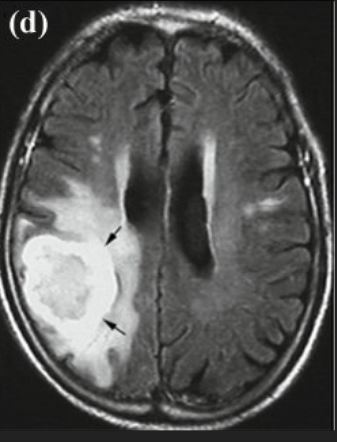
%> input picture headct2.JPG, 337 x 442 px
$ octave butterworthLPF.m   (GNU Octave 9; MATLAB toolbox functions it lacks are replaced by stand-ins)
%> lines starting %> are read from the running program, lines starting %| are printed output that depends on the picture
clear;
clc;

%image import
figure(1)
obj = imread('headct2.jpg');
%> obj is the input picture: size 442x337x3 uint8; mean R, G, B 86.9, 87.2, 85.8
mri = rgb2gray(obj);

% Saving the size of the mri in pixels-
% M : no of rows (height of the image) N : no of columns (width of the image)
[M, N] = size(mri);
%> M = 442; N = 337

% Getting Fourier Transform of the mri
FT_img = fft2(double(mri));

% assign order
n1 = 2;

% Assign Cut-off Frequency
D0a = 20;

% Designing filter
u1 = 0:(M-1);
%> u1 = 442 values from 0 to 441
v1 = 0:(N-1);
%> v1 = 337 values from 0 to 336
idx = find(u1 > M/2);
%> idx = 220 values from 223 to 442
u1(idx) = u1(idx) - M;
idy = find(v1 > N/2);
%> idy = 168 values from 170 to 337
v1(idy) = v1(idy) - N;

% meshgrid(v, u) returns 2D grid which contains the coordinates of vectors
% v and u. Matrix V with each row is a copy of v
% and matrix U with each column is a copy of u
[V1, U1] = meshgrid(v1, u1);

% Calculating Euclidean Distance
Da = sqrt(U1.^2 + V1.^2);

% determining the filtering mask
Ha = 1./(1 + (Da./D0a).^(2*n1));

% Convolution between the Fourier Transformed
% image and the mask
Ga = Ha.*FT_img;

% Getting the resultant image by Inverse Fourier Transform
output_image1 = real(ifft2(double(Ga)));
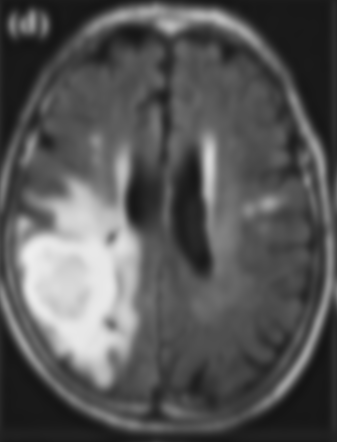
%> output_image1: size 442x337 double; min 20.15, max 238.6, mean 87

% Displaying Input Image and Output Image
subplot(1, 2, 1), imshow(mri),
subplot(1, 2, 2), imshow(output_image1, [ ]);
[centersblpf,radiiblpf, strengthsblpf] = imfindcircles(output_image1,[20,50], 'ObjectPolarity', 'bright','Sensitivity',0.7); %find bright obj in dark background.
%> centersblpf = [46.81 263.8; 107.5 253.1; 62.88 291.6; 28.92 20.4]; radiiblpf = [26.77; 32.8; 34.57; 24.22]; strengthsblpf = [0.505; 0.331; 0.243; 0.132]
hblpf = viscircles(centersblpf,radiiblpf);
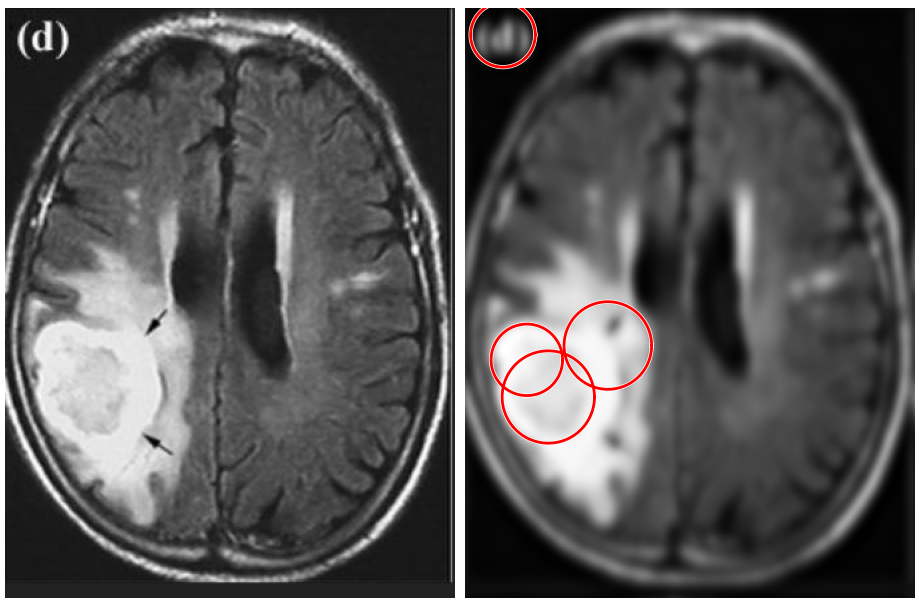
%> figure redrawn from the program's plot data, 2 panels
